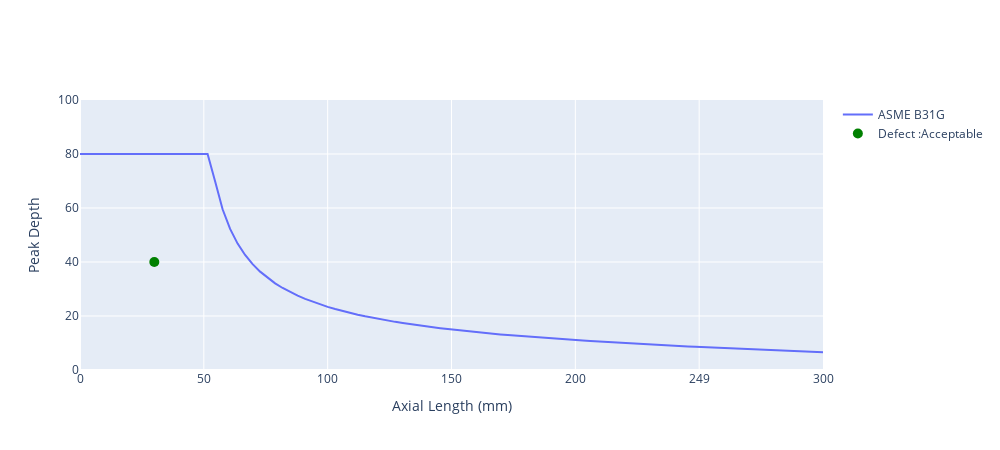

Notebook cell for this chart:
### Markdown cell above
## ERF

### Code cell
import plotly.graph_objects as go
import numpy as np

# B or Depth %
def calculate_B(d_over_t):
    if d_over_t >= 0.175:
        B = np.sqrt(((d_over_t / (1.1 * d_over_t - 0.15)) ** 2) - 1)
        return B if B <= 4 else 4
    else:
        return 4

d_over_t_values = np.linspace(0, 1, 100)
B_values = [calculate_B(d_over_t) for d_over_t in d_over_t_values]

x = 30  
y = 40 

X_coord = x/300                      # Between 0 -1  
Y_coord = y/20                        # Between 0 -5

curve_B_value = calculate_B(X_coord)
color = 'green' if Y_coord < curve_B_value else 'red'

fig = go.Figure()

fig.add_trace(go.Scatter(x=d_over_t_values, y=B_values, mode='lines', name='ASME B31G'))
v = 'Unacceptable' if color == 'red' else 'Acceptable'
fig.add_trace(go.Scatter(
    x=[X_coord],
    y=[Y_coord],
    mode='markers',
    marker=dict(color=color, size=10),
    name=f'Defect :{v}'
))

fig.update_layout(
    xaxis_title='Axial Length (mm)',
    yaxis_title='Peak Depth',
    title='',
    xaxis=dict(
        range=[0, 1],  
        tickvals=np.linspace(0, 1, 7),  
        ticktext=[f'{int(val*300)}' for val in np.linspace(0, 1, 7)]  
    ),
    yaxis=dict(
        range=[0, 5],  
        tickvals=np.linspace(0, 5, 6), 
        ticktext=[f'{int(val*20)}' for val in np.linspace(0, 5, 6)] 
    ),
    height = 450,
    width = 1000
)

fig.show()
fig.write_html('ASME.html')

### Figure 1 — Plotly figure (JSON) as saved in the notebook; plotly's stock layout.template omitted (floating-point values rounded to 4 significant figures)
{"data": [{"mode": "lines", "name": "ASME B31G", "type": "scatter", "x": [0, 0.0101, 0.0202, 0.0303, 0.0404, 0.05051, 0.06061, 0.07071, 0.08081, 0.09091, 0.101, 0.1111, 0.1212, 0.1313, 0.1414, 0.1515, 0.1616, 0.1717, 0.1818, 0.1919, 0.202, 0.2121, 0.2222, 0.2323, 0.2424, 0.2525, 0.2626, 0.2727, 0.2828, 0.2929, 0.303, 0.3131, 0.3232, 0.3333, 0.3434, 0.3535, 0.3636, 0.3737, 0.3838, 0.3939, 0.404, 0.4141, 0.4242, 0.4343, 0.4444, 0.4545, 0.4646, 0.4747, 0.4848, 0.4949, 0.5051, 0.5152, 0.5253, 0.5354, 0.5455, 0.5556, 0.5657, 0.5758, 0.5859, 0.596, 0.6061, 0.6162, 0.6263, 0.6364, 0.6465, 0.6566, 0.6667, 0.6768, 0.6869, 0.697, 0.7071, 0.7172, 0.7273, 0.7374, 0.7475, 0.7576, 0.7677, 0.7778, 0.7879, 0.798, 0.8081, 0.8182, 0.8283, 0.8384, 0.8485, 0.8586, 0.8687, 0.8788, 0.8889, 0.899, 0.9091, 0.9192, 0.9293, 0.9394, 0.9495, 0.9596, 0.9697, 0.9798, 0.9899, 1], "y": [4, 4, 4, 4, 4, 4, 4, 4, 4, 4, 4, 4, 4, 4, 4, 4, 4, 4, 3.496, 2.977, 2.612, 2.341, 2.13, 1.961, 1.821, 1.705, 1.605, 1.518, 1.443, 1.376, 1.316, 1.262, 1.214, 1.169, 1.128, 1.091, 1.056, 1.024, 0.9941, 0.966, 0.9397, 0.9149, 0.8915, 0.8694, 0.8485, 0.8286, 0.8097, 0.7917, 0.7745, 0.758, 0.7422, 0.727, 0.7125, 0.6985, 0.685, 0.672, 0.6594, 0.6473, 0.6356, 0.6242, 0.6132, 0.6025, 0.5921, 0.582, 0.5722, 0.5626, 0.5533, 0.5442, 0.5353, 0.5267, 0.5182, 0.51, 0.5019, 0.494, 0.4862, 0.4786, 0.4712, 0.4639, 0.4567, 0.4497, 0.4428, 0.436, 0.4293, 0.4227, 0.4162, 0.4099, 0.4036, 0.3974, 0.3913, 0.3853, 0.3793, 0.3734, 0.3676, 0.3619, 0.3562, 0.3506, 0.345, 0.3395, 0.3341, 0.3287]}, {"marker": {"color": "green", "size": 10}, "mode": "markers", "name": "Defect :Acceptable", "type": "scatter", "x": [0.1], "y": [2]}], "layout": {"height": 450, "title": {"text": ""}, "width": 1000, "xaxis": {"range": [0, 1], "ticktext": ["0", "50", "100", "150", "200", "249", "300"], "tickvals": [0, 0.1667, 0.3333, 0.5, 0.6667, 0.8333, 1], "title": {"text": "Axial Length (mm)"}}, "yaxis": {"range": [0, 5], "ticktext": ["0", "20", "40", "60", "80", "100"], "tickvals": [0, 1, 2, 3, 4, 5], "title": {"text": "Peak Depth"}}}}
